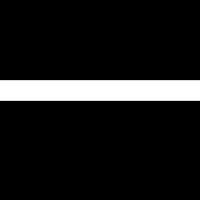
Frame 1 (no input)
Frame 60 (the mouse pressed at the canvas centre just before this capture): identical to frame 1, image omitted
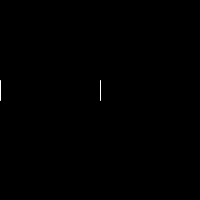
Frame 120 (the mouse held since frame 60 and released just before this capture)

The Processing sketch that drew these frames (run headless with seeded random() and noise(); from frame 60 on, the mouse is pressed at the canvas centre):

// Processing sketch: example_6_5
// ── example_6_5.pde
int y = 80;
int x = 0;
int spacing = 10;
int len = 20;
int endLegs =200;

void setup(){
  size(200,200);
}

void draw(){
  spacing = constrain(mouseX,1,100);
  background(0);
  stroke(255);
  x = 0; 
  while(x<=endLegs){
    line(x,y,x,y+len);
    x = x + spacing;
  }
}
